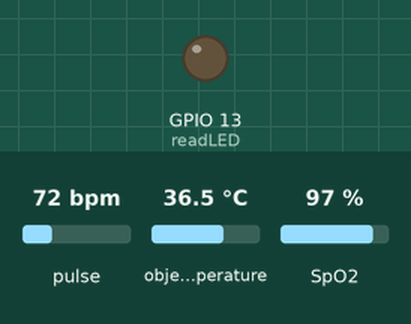
Simulated run of this sketch. Board: ESP32. On the bench: output pins drawn as LEDs (lit = HIGH). Inputs (shaded band) come from the test bench; at power-on: pulse 72 bpm, object temperature 36.5 °C, SpO2 97 %. Nothing arrives over Bluetooth unless stated; a phone connects over Bluetooth LE 3 s after start; what the sketch prints to the serial monitor is not drawn.

Above: at 3.2 s.
Timing chart, 0 to 8.5 s (numbered marks = the images above):
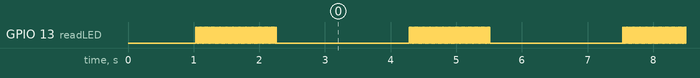

The sketch:

NODE.NimBLE.ino
```cpp
// ESP32 NODE FIXED VERSION WITH NimBLE
#include <Wire.h>
#include <MAX30105.h>
#include <Adafruit_MLX90614.h>
#include "heartRate.h"
#include "spo2_algorithm.h"
#include <NimBLEDevice.h>

#define SDA_WIRE 21
#define SCL_WIRE 22
#define SDA_WIRE1 33
#define SCL_WIRE1 32

#define SERVICE_UUID        "89bc34b8-c3a1-4f22-82d9-00a2559bbcc0"
#define CHARACTERISTIC_UUID "cbef4b5c-fe06-41dc-ab84-105dbe7a722c"

Adafruit_MLX90614 mlx = Adafruit_MLX90614();
MAX30105 particleSensor;

#define BUFFER_LENGTH 100
uint32_t irBuffer[BUFFER_LENGTH];
uint32_t redBuffer[BUFFER_LENGTH];
int32_t spo2;
int8_t validSPO2;
int32_t heartRate;
int8_t validHeartRate;
bool fingerDetected = false;
byte readLED = 13;

NimBLECharacteristic* pCharacteristic;

class ServerCallbacks : public NimBLEServerCallbacks {
  void onConnect(NimBLEServer* pServer, NimBLEConnInfo& connInfo) override {
    Serial.println("Client connected");
  }
  void onDisconnect(NimBLEServer* pServer, NimBLEConnInfo& connInfo, int reason) override {
    Serial.println("Client disconnected, restarting advertising...");
    NimBLEDevice::startAdvertising();
  }
} serverCallbacks;

void setup() {
  Serial.begin(115200);
  delay(1000);

  Wire.begin(SDA_WIRE, SCL_WIRE);
  Wire1.begin(SDA_WIRE1, SCL_WIRE1);

  if (!mlx.begin(0x5A, &Wire)) {
    Serial.println("MLX90614 not found!");
    while (1);
  }

  if (!particleSensor.begin(Wire1)) {
    Serial.println("MAX30105 not found!");
    while (1);
  }

  particleSensor.setup();
  particleSensor.setPulseAmplitudeRed(0x32);
  particleSensor.setPulseAmplitudeIR(0x32);
  particleSensor.setPulseAmplitudeGreen(0);

  pinMode(readLED, OUTPUT);

  NimBLEDevice::init("ESP32 Node NimBLE");
  NimBLEServer* pServer = NimBLEDevice::createServer();
  pServer->setCallbacks(&serverCallbacks);

  NimBLEService* pService = pServer->createService(SERVICE_UUID);
  pCharacteristic = pService->createCharacteristic(CHARACTERISTIC_UUID, NIMBLE_PROPERTY::READ | NIMBLE_PROPERTY::WRITE | NIMBLE_PROPERTY::NOTIFY);

  pService->start();
  NimBLEAdvertising* pAdvertising = NimBLEDevice::getAdvertising();
  pAdvertising->addServiceUUID(SERVICE_UUID);
  pAdvertising->start();
  Serial.println("BLE NimBLE advertising started");
}

void loop() {
  double objectTemp = mlx.readObjectTempC();
  long irValue = particleSensor.getIR();

  fingerDetected = irValue > 50000;
  Serial.printf("Suhu Tubuh/Objek: %.2f °C\n", objectTemp);

  if (fingerDetected) {
    Serial.println("Jari terdeteksi. Mengukur BPM dan SpO2...");
    for (int i = 0; i < BUFFER_LENGTH; i++) {
      while (!particleSensor.available()) particleSensor.check();
      redBuffer[i] = particleSensor.getRed();
      irBuffer[i] = particleSensor.getIR();
      particleSensor.nextSample();
      digitalWrite(readLED, !digitalRead(readLED));
    }

    maxim_heart_rate_and_oxygen_saturation(irBuffer, BUFFER_LENGTH, redBuffer, &spo2, &validSPO2, &heartRate, &validHeartRate);

    Serial.printf("BPM: %d (Valid: %d)\n", heartRate, validHeartRate);
    Serial.printf("SpO2: %d%% (Valid: %d)\n", spo2, validSPO2);

    String data = "Temp:" + String(objectTemp) + "C, BPM:" + String(heartRate) + ", SpO2:" + String(spo2) + "%";
    pCharacteristic->setValue(data);
    pCharacteristic->notify();
  } else {
    Serial.println("Tidak ada jari terdeteksi. Letakkan jari Anda pada sensor.");
  }

  Serial.println("----------------------------");
  delay(2000);
}
```

Measured:
- by itself, GPIO 13 (readLED): repeats every 3.3 s: HIGH 0.01 s, LOW 2.0 s, 49 × (HIGH 0.01 s, LOW 0.01 s)
